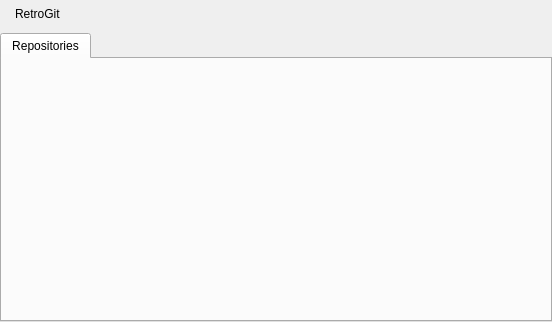
<?xml version="1.0" encoding="UTF-8"?>
<ui version="4.0">
 <class>MainWidget</class>
 <widget class="QWidget" name="MainWidget">
  <property name="geometry">
   <rect>
    <x>0</x>
    <y>0</y>
    <width>552</width>
    <height>322</height>
   </rect>
  </property>
  <property name="windowTitle">
   <string>Form</string>
  </property>
  <layout class="QGridLayout" name="gridLayout_6">
   <property name="leftMargin">
    <number>0</number>
   </property>
   <property name="topMargin">
    <number>0</number>
   </property>
   <property name="rightMargin">
    <number>0</number>
   </property>
   <property name="bottomMargin">
    <number>0</number>
   </property>
   <item row="0" column="0">
    <widget class="QFrame" name="titleBarFrame">
     <property name="sizePolicy">
      <sizepolicy hsizetype="Preferred" vsizetype="Maximum">
       <horstretch>0</horstretch>
       <verstretch>0</verstretch>
      </sizepolicy>
     </property>
     <property name="frameShape">
      <enum>QFrame::NoFrame</enum>
     </property>
     <property name="frameShadow">
      <enum>QFrame::Raised</enum>
     </property>
     <layout class="QHBoxLayout" name="horizontalLayout_2">
      <property name="leftMargin">
       <number>2</number>
      </property>
      <property name="topMargin">
       <number>2</number>
      </property>
      <property name="rightMargin">
       <number>2</number>
      </property>
      <property name="bottomMargin">
       <number>2</number>
      </property>
      <item>
       <widget class="QLabel" name="titleBarPixmap">
        <property name="maximumSize">
         <size>
          <width>24</width>
          <height>24</height>
         </size>
        </property>
        <property name="text">
         <string/>
        </property>
        <property name="pixmap">
         <pixmap resource="images.qrc">:/images/git.png</pixmap>
        </property>
        <property name="scaledContents">
         <bool>true</bool>
        </property>
       </widget>
      </item>
      <item>
       <widget class="QLabel" name="titleBarLabel">
        <property name="text">
         <string>RetroGit</string>
        </property>
       </widget>
      </item>
      <item>
       <spacer>
        <property name="orientation">
         <enum>Qt::Horizontal</enum>
        </property>
        <property name="sizeHint" stdset="0">
         <size>
          <width>123</width>
          <height>13</height>
         </size>
        </property>
       </spacer>
      </item>
      <item>
       <widget class="QToolButton" name="helpButton">
        <property name="focusPolicy">
         <enum>Qt::NoFocus</enum>
        </property>
        <property name="icon">
         <iconset>
          <normaloff>:/icons/help_64.png</normaloff>:/icons/help_64.png</iconset>
        </property>
        <property name="checkable">
         <bool>true</bool>
        </property>
        <property name="autoRaise">
         <bool>true</bool>
        </property>
       </widget>
      </item>
     </layout>
    </widget>
   </item>
   <item row="1" column="0">
    <widget class="QTabWidget" name="tabWidget">
     <property name="currentIndex">
      <number>0</number>
     </property>
     <widget class="QWidget" name="tab">
      <attribute name="title">
       <string>Repositories</string>
      </attribute>
     </widget>
    </widget>
   </item>
  </layout>
 </widget>
 <resources>
  <include location="images.qrc"/>
  <include location="RetroChess_images.qrc"/>
 </resources>
 <connections/>
</ui>
